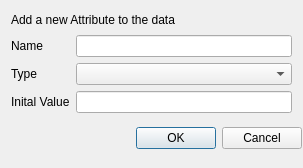
<?xml version="1.0" encoding="UTF-8"?>
<ui version="4.0">
 <class>Dialog</class>
 <widget class="QDialog" name="Dialog">
  <property name="geometry">
   <rect>
    <x>0</x>
    <y>0</y>
    <width>303</width>
    <height>168</height>
   </rect>
  </property>
  <property name="sizePolicy">
   <sizepolicy hsizetype="Expanding" vsizetype="Fixed">
    <horstretch>0</horstretch>
    <verstretch>0</verstretch>
   </sizepolicy>
  </property>
  <property name="minimumSize">
   <size>
    <width>303</width>
    <height>168</height>
   </size>
  </property>
  <property name="windowTitle">
   <string>Add Attribute</string>
  </property>
  <layout class="QVBoxLayout" name="verticalLayout">
   <item>
    <widget class="QLabel" name="dialogHeading">
     <property name="minimumSize">
      <size>
       <width>279</width>
       <height>12</height>
      </size>
     </property>
     <property name="maximumSize">
      <size>
       <width>279</width>
       <height>12</height>
      </size>
     </property>
     <property name="text">
      <string>Add a new Attribute to the data</string>
     </property>
    </widget>
   </item>
   <item>
    <layout class="QGridLayout" name="gridLayout">
     <item row="1" column="1">
      <widget class="QComboBox" name="dataTypeComboBox">
       <property name="sizePolicy">
        <sizepolicy hsizetype="Preferred" vsizetype="Fixed">
         <horstretch>0</horstretch>
         <verstretch>0</verstretch>
        </sizepolicy>
       </property>
      </widget>
     </item>
     <item row="1" column="0">
      <widget class="QLabel" name="columnTypeLabel">
       <property name="text">
        <string>Type</string>
       </property>
       <property name="buddy">
        <cstring>dataTypeComboBox</cstring>
       </property>
      </widget>
     </item>
     <item row="2" column="1">
      <widget class="QLineEdit" name="defaultValueLineEdit"/>
     </item>
     <item row="0" column="1">
      <widget class="QLineEdit" name="columnNameLineEdit"/>
     </item>
     <item row="2" column="0">
      <widget class="QLabel" name="defaultValueLabel">
       <property name="text">
        <string>Inital Value</string>
       </property>
       <property name="buddy">
        <cstring>defaultValueLineEdit</cstring>
       </property>
      </widget>
     </item>
     <item row="0" column="0">
      <widget class="QLabel" name="columnNameLabel">
       <property name="text">
        <string>Name</string>
       </property>
       <property name="buddy">
        <cstring>columnNameLineEdit</cstring>
       </property>
      </widget>
     </item>
    </layout>
   </item>
   <item>
    <widget class="QDialogButtonBox" name="buttonBox">
     <property name="minimumSize">
      <size>
       <width>291</width>
       <height>32</height>
      </size>
     </property>
     <property name="maximumSize">
      <size>
       <width>291</width>
       <height>32</height>
      </size>
     </property>
     <property name="orientation">
      <enum>Qt::Orientation::Horizontal</enum>
     </property>
     <property name="standardButtons">
      <set>QDialogButtonBox::StandardButton::Cancel|QDialogButtonBox::StandardButton::Ok</set>
     </property>
    </widget>
   </item>
  </layout>
 </widget>
 <resources/>
 <connections>
  <connection>
   <sender>buttonBox</sender>
   <signal>accepted()</signal>
   <receiver>Dialog</receiver>
   <slot>accept()</slot>
   <hints>
    <hint type="sourcelabel">
     <x>250</x>
     <y>134</y>
    </hint>
    <hint type="destinationlabel">
     <x>157</x>
     <y>156</y>
    </hint>
   </hints>
  </connection>
  <connection>
   <sender>buttonBox</sender>
   <signal>rejected()</signal>
   <receiver>Dialog</receiver>
   <slot>reject()</slot>
   <hints>
    <hint type="sourcelabel">
     <x>250</x>
     <y>140</y>
    </hint>
    <hint type="destinationlabel">
     <x>263</x>
     <y>156</y>
    </hint>
   </hints>
  </connection>
 </connections>
</ui>
